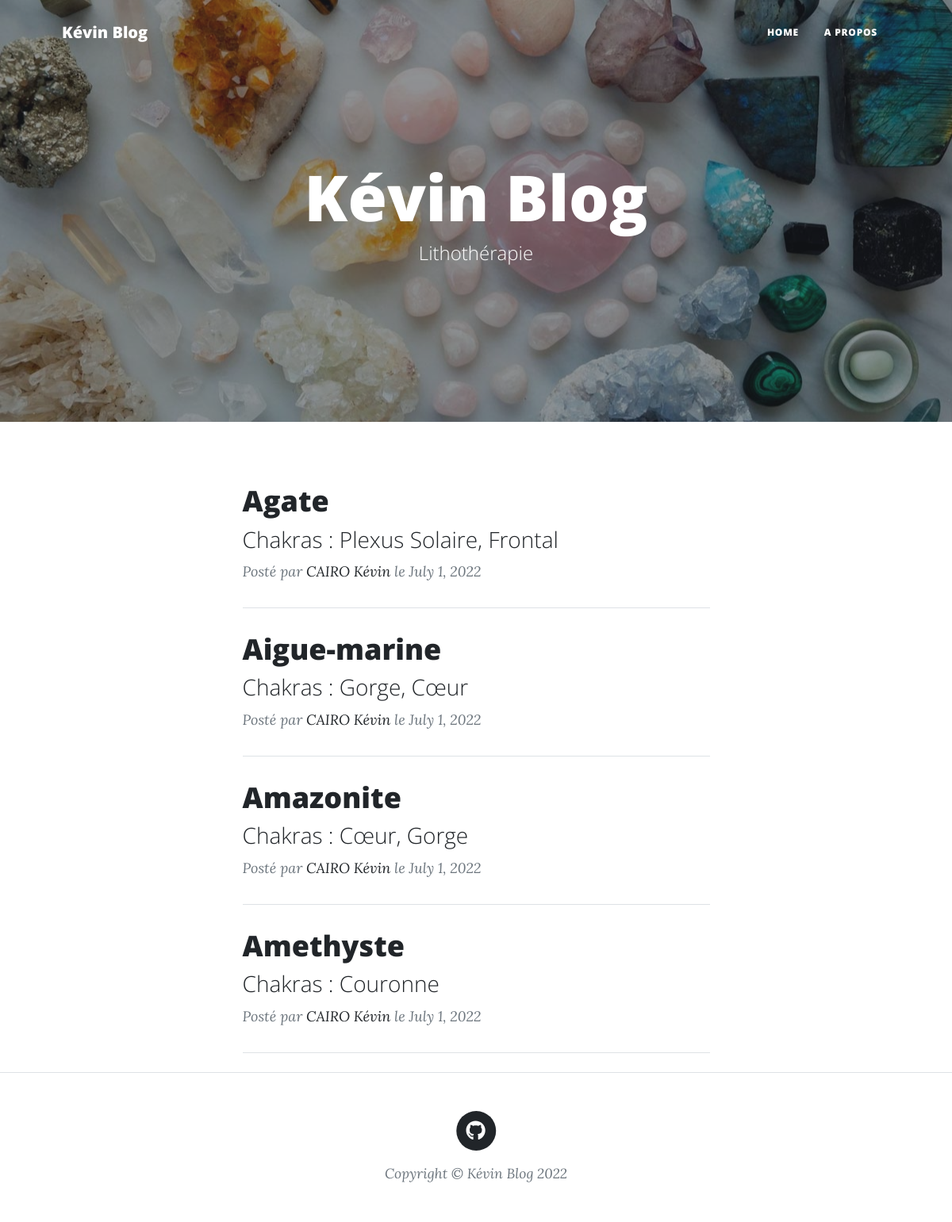
The page / on the database its author committed.
### Blog/models.py (models this page shows, shortened)
class BlogPost(models.Model):
    title = models.CharField(max_length=100, verbose_name='Titre')
    author = models.CharField(max_length=100)
    slug = models.SlugField()
    published_date = models.DateField()
    chakras = models.CharField(max_length=200)
    content = RichTextField(blank=True, null=True, verbose_name="Contenu")
    image = models.URLField(blank=True)

### Blog/views.py (the view)
# urls.py: path('', index, name='blog-index'),
def index(request):
    all_posts = BlogPost.objects.all()
    return render(request, 'blog/index.html', context={"all_posts": all_posts})

### Blog/templates/blog/index.html (shortened to what this page needs)
{% extends 'base.html' %}
{% load static %}
    {% block header %}
        <header class="masthead" style="background-image: url('static/blog/assets/img/home-bg.jpg')">
            <div class="container position-relative px-4 px-lg-5">
                <div class="row gx-4 gx-lg-5 justify-content-center">
                    <div class="col-md-10 col-lg-8 col-xl-7">
                        <div class="site-heading">
                            <h1>Kévin Blog</h1>
                            <span class="subheading">Lithothérapie</span>
                        </div>
                    </div>
                </div>
            </div>
        </header>
    {% endblock header %}
    {% block content %}
        <div class="container px-4 px-lg-5">
            <div class="row gx-4 gx-lg-5 justify-content-center">
                <div class="col-md-10 col-lg-8 col-xl-7">
                    {% for post in all_posts %}
                    <div class="post-preview">
                        <a href="{% url 'blog-post' post.slug %}">
                            <h2 class="post-title">{{ post.title }}</h2>
                            <h3 class="post-subtitle">Chakras : {{ post.chakras }}</h3>
                        </a>
                        <p class="post-meta">
                            Posté par
                            <a href="https://github.com/k-cairo">{{ post.author }}</a>
                            le {{ post.published_date }}
                        </p>
                    </div>
                    <hr class="my-4" />
                    {% endfor %}
                </div>
            </div>
        </div>
    {% endblock content %}

### BlogWebsite/templates/base.html (shortened to what this page needs)
{% load static %}
<html lang="en">
    <head>
        <link href="{% static 'blog/css/styles.css' %}" rel="stylesheet" />
    </head>
    <body>
        <nav class="navbar navbar-expand-lg navbar-light" id="mainNav">
            <div class="container px-4 px-lg-5">
                <a class="navbar-brand" href="{% url 'blog-index' %}">Kévin Blog</a>
                <div class="collapse navbar-collapse" id="navbarResponsive">
                    <ul class="navbar-nav ms-auto py-4 py-lg-0">
                        <li class="nav-item"><a class="nav-link px-lg-3 py-3 py-lg-4" href="{% url 'blog-index' %}">Home</a></li>
                        <li class="nav-item"><a class="nav-link px-lg-3 py-3 py-lg-4" href="{% url 'blog-about' %}">A Propos</a></li>
                    </ul>
                </div>
            </div>
        </nav>
        {% block header %}
        {% endblock header %}
        {% block content %}
        {% endblock content %}
        <footer class="border-top">
            <div class="container px-4 px-lg-5">
                <div class="row gx-4 gx-lg-5 justify-content-center">
                    <div class="col-md-10 col-lg-8 col-xl-7">
                        <ul class="list-inline text-center">
                            <li class="list-inline-item">
                                <a href="https://github.com/k-cairo">
                                    <span class="fa-stack fa-lg">
                                        <i class="fas fa-circle fa-stack-2x"></i>
                                        <i class="fab fa-github fa-stack-1x fa-inverse"></i>
                                    </span>
                                </a>
                            </li>
                        </ul>
                        <div class="small text-center text-muted fst-italic">Copyright &copy; Kévin Blog 2022</div>
                    </div>
                </div>
            </div>
        </footer>
    </body>
</html>

### rows shown on the page
BlogPost: title "Agate", chakras "Plexus Solaire, Frontal", author "CAIRO Kévin", published_date "July 1, 2022"
BlogPost: title "Aigue-marine", chakras "Gorge, Cœur", author "CAIRO Kévin", published_date "July 1, 2022"
BlogPost: title "Amazonite", chakras "Cœur, Gorge", author "CAIRO Kévin", published_date "July 1, 2022"
BlogPost: title "Amethyste", chakras "Couronne", author "CAIRO Kévin", published_date "July 1, 2022"
